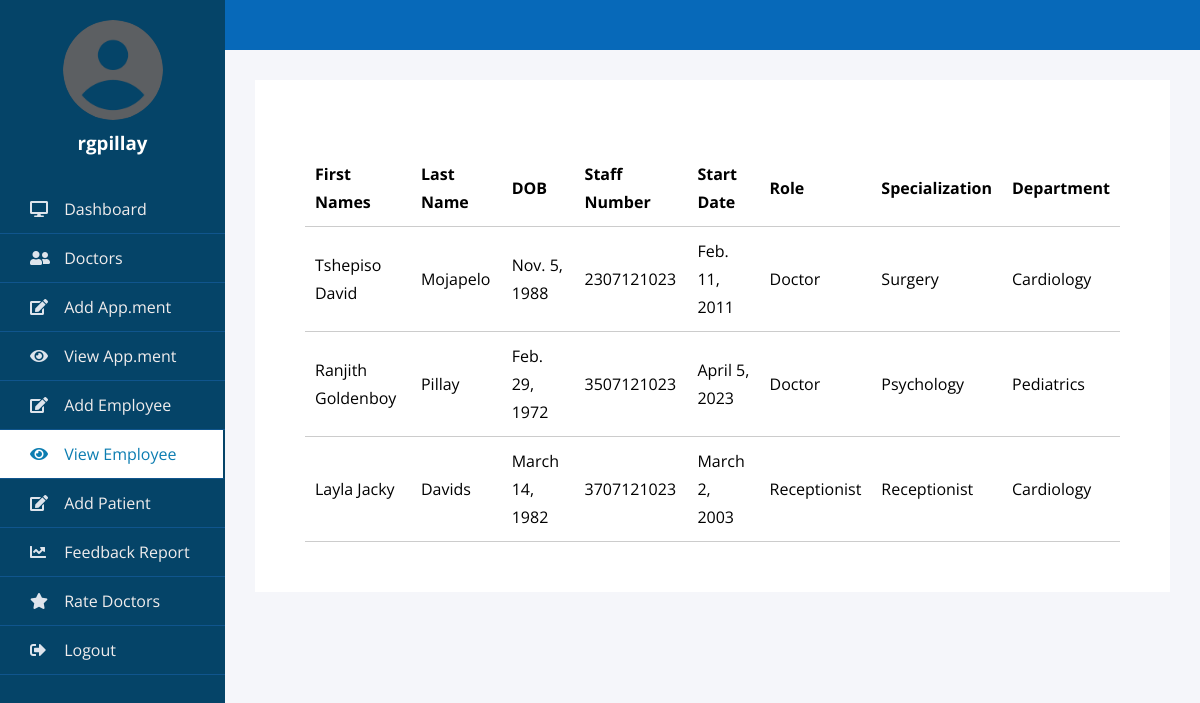
The page /employees on the database its author committed.
### hospital/models.py (models this page shows, shortened)
class Employees(models.Model):
    Fnames = models.CharField(max_length=100)
    Lname = models.CharField(max_length=100)
    DOB = models.DateField()
    Staff_number = models.CharField(max_length=100,unique=True)
    start_date = models.DateField()
    Role = models.CharField(max_length=100)
    Specialization = models.CharField(max_length=100)
    Department = models.ForeignKey(Department, on_delete=models.PROTECT)
    Rates = models.DecimalField(default=0.0, decimal_places=1, max_digits=3)
    NumOfRates = models.IntegerField(default=0)

class Department(models.Model):
    Dep_Name = models.CharField(max_length=50, unique=True)
    Description = models.CharField(max_length=190, unique=True)
    Phone = models.CharField(max_length=13, unique=True)
    Email = models.CharField(max_length=100, unique=True)
    Location = models.CharField(max_length=100, unique=True)
    Date_Added = models.DateTimeField()
    Date_Update = models.DateTimeField()
    isActive = models.BooleanField(default=True)
    def __str__(self):
        return self.Dep_Name

class AppovedUsers(models.Model):
    username = models.CharField(max_length=20, unique=True)
    password = models.CharField(max_length=20)
    CellNumber = models.CharField(max_length=15, unique=True)
    EmailAddress = models.CharField(max_length=50, unique=True)
    SetByUser = models.BooleanField(default=False)
    UserPrivilege = models.ForeignKey(UserPrivileges, on_delete=models.PROTECT)
    Employee = models.ForeignKey(Employees, on_delete=models.PROTECT, unique=True)
    last_login= models.CharField(max_length=50, unique=True)
    authenticated = models.BooleanField(default=False)

### hospital/views.py (the view)
# urls.py: path('employees', views.view_emp),
def view_emp(request):
       employees = Employees.objects.all()
       New_user = AppovedUsers.objects.get(authenticated=True)
       return render(request, 'hospital/view_emp.html', {'employees': employees, 'user': New_user})

### hospital/templates/hospital/view_emp.html (shortened to what this page needs)
{% load static %}
<!DOCTYPE html>
<html lang="en">
<head>
    <link rel="stylesheet" href="https://use.fontawesome.com/releases/v5.8.1/css/all.css">
</head>
<body>
    <div class="wrapper">
       <div class="section">
    <div class="top_navbar">
    </div>
    <div class="container">
      <table class="table">
        <thead>
            <tr>
                <th>First Names</th>
                <th>Last Name</th>
                <th>DOB</th>
                <th>Staff Number</th>
                <th>Start Date</th>
                <th>Role</th>
                <th>Specialization</th>
                <th>Department</th>
            </tr>
        </thead>
        <tbody>
            {% if employees %}
            {% for employee in employees %}
            <tr>
                <td>{{ employee.Fnames }}</td>
                <td>{{ employee.Lname }}</td>
                <td>{{ employee.DOB }}</td>
                <td>{{ employee.Staff_number }}</td>
                <td>{{ employee.start_date }}</td>
                <td>{{ employee.Role }}</td>
                <td>{{ employee.Specialization }}</td>
                <td>{{ employee.Department }}</td>
            </tr>
            {% endfor %}
            {% endif %}
        </tbody>
    </table>
    </div>
  </div>
  <div class="sidebar">
    <div class="profile">
      <img src="{% static 'images/profile.png' %}" alt="Image">
      {% if user %}
      <h3>{{user.username}}</h3>
      {% endif %}
    </div>
    <ul>
      <li>
        <a href="dashboards">
            <span class="icon"><i class="fas fa-desktop"></i></span>
            <span class="item">Dashboard</span>
        </a>
    </li>
    <li>
        <a href="doctors_list">
            <span class="icon"><i class="fas fa-user-friends"></i></span>
            <span class="item">Doctors</span>
        </a>
    </li>
    <li>
        <a href="index">
            <span class="icon"><i class="fas fa-edit"></i></span>
            <span class="item">Add App.ment</span>
        </a>
    </li>
    <li>
      <a href="view_appointment">
          <span class="icon"><i class="fas fa-eye"></i></span>
          <span class="item">View App.ment</span>
      </a>
  </li>
    <li>
      <a href="emp" >
          <span class="icon"><i class="fas fa-edit"></i></span>
          <span class="item">Add Employee</span>
      </a>
  </li>
  <li>
    <a href="employees" class="active">
        <span class="icon"><i class="fas fa-eye"></i></span>
        <span class="item">View Employee</span>
    </a>
</li>
  <li>
    <a href="patient"  >
        <span class="icon"><i class="fas fa-edit"></i></span>
        <span class="item">Add Patient</span>
    </a>
</li>
    <li>
        <a href="admin1" >
            <span class="icon"><i class="fas fa-chart-line"></i></span>
            <span class="item">Feedback Report</span>
        </a>
    </li>
    <li>
      <a href="ratings">
          <span class="icon"><i class="fas fa-star"></i></span>
          <span class="item">Rate Doctors</span>
      </a>
  </li>
  <li>
    <a href="/">
        <span class="icon"><i class="fas fa-sign-out-alt"></i></span>
        <span class="item">Logout</span>
    </a>
</li>
    </ul>
</div>
 </div>
</body>
</html>

### hospital/templates/hospital/view_emp.html (style rules this page uses)
* { list-style: none; text-decoration: none; margin: 0; padding: 0; box-sizing: border-box; font-family: 'Open Sans', sans-serif; }
body { background: #f5f6fa; }
.wrapper .sidebar { background: rgb(5, 68, 104); position: fixed; top: 0; left: 0; width: 225px; height: 100%; padding: 20px 0; transition: all 0.5s ease; }
.wrapper .sidebar .profile { margin-bottom: 30px; text-align: center; }
.wrapper .sidebar .profile img { display: block; width: 100px; height: 100px; border-radius: 50%; margin: 0 auto; }
.wrapper .sidebar .profile h3 { color: #ffffff; margin: 10px 0 5px; }
.wrapper .sidebar ul li a { display: block; padding: 13px 30px; border-bottom: 1px solid #10558d; color: rgb(241, 237, 237); font-size: 16px; position: relative; }
.wrapper .sidebar ul li a .icon { color: #dee4ec; width: 30px; display: inline-block; }
.wrapper .sidebar ul li a:hover, .wrapper .sidebar ul li a.active { color: #0c7db1; background:white; border-right: 2px solid rgb(5, 68, 104); }
.wrapper .sidebar ul li a:hover .icon, .wrapper .sidebar ul li a.active .icon { color: #0c7db1; }
.wrapper .sidebar ul li a:hover:before, .wrapper .sidebar ul li a.active:before { display: block; }
.wrapper .section { width: calc(100% - 225px); margin-left: 225px; transition: all 0.5s ease; }
.wrapper .section .top_navbar { background: rgb(7, 105, 185); height: 50px; display: flex; align-items: center; padding: 0 30px; }
.wrapper .section .container { margin: 30px; background: #fff; padding: 50px; line-height: 28px; }
.table { width: 100%; border-collapse: collapse; margin-top: 20px; }
th, td { padding: 10px; text-align: left; border-bottom: 1px solid #ccc; }

### rows shown on the page
Employees: Fnames "Tshepiso David", Lname "Mojapelo", DOB "Nov. 5, 1988", Staff_number "2307121023", start_date "Feb. 11, 2011", Role "Doctor", Specialization "Surgery", Department "Cardiology"
Employees: Fnames "Ranjith Goldenboy", Lname "Pillay", DOB "Feb. 29, 1972", Staff_number "3507121023", start_date "April 5, 2023", Role "Doctor", Specialization "Psychology", Department "Pediatrics"
Employees: Fnames "Layla Jacky", Lname "Davids", DOB "March 14, 1982", Staff_number "3707121023", start_date "March 2, 2003", Role "Receptionist", Specialization "Receptionist", Department "Cardiology"
AppovedUsers: username "rgpillay"
